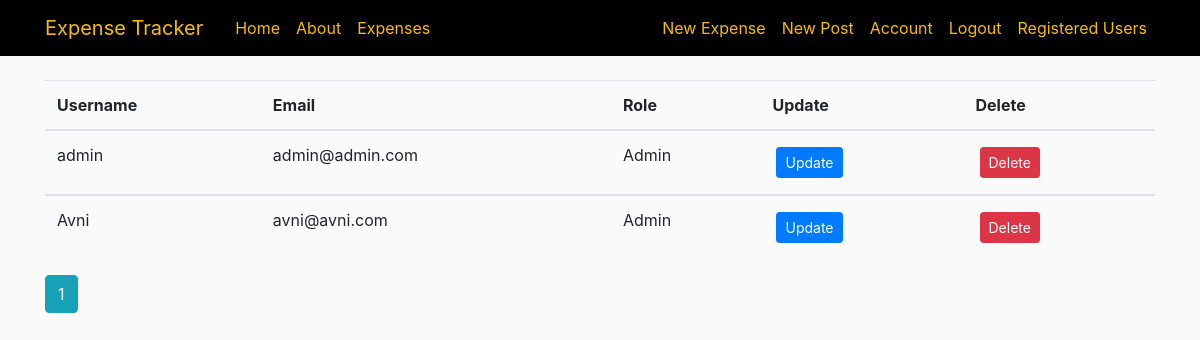
/registeredusers (signed in), run on an earlier commit of the app's database.
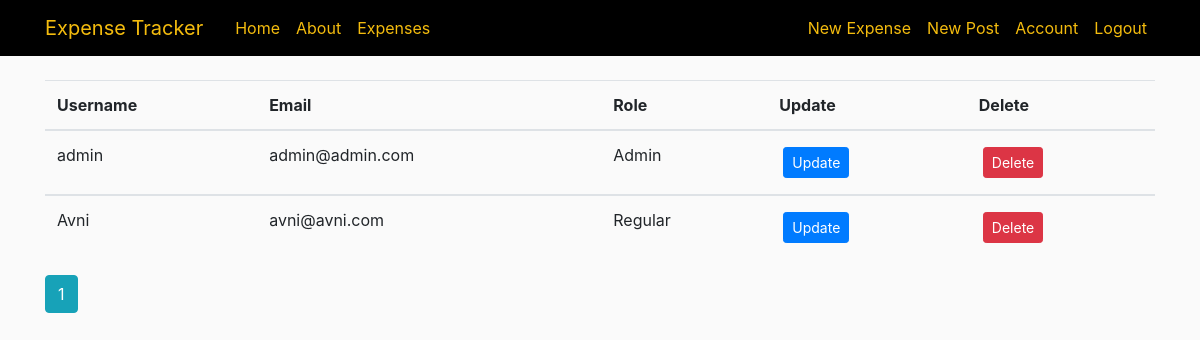
And on a later commit of the database.
### approot/models.py (models this page shows, shortened)
class User(db.Model, UserMixin):
    id = db.Column(db.Integer, primary_key=True)
    username = db.Column(db.String(20), unique=True, nullable=False)
    email = db.Column(db.String(120), unique=True, nullable=False)
    image_file = db.Column(db.String(20), nullable=False, default='default.jpg')
    password = db.Column(db.String(60), nullable=False)
    posts = db.relationship('Post', backref='author', cascade='all,delete', lazy=True)
    expenses = db.relationship('Expense', backref='author', cascade='all,delete', lazy=True)
    role = db.Column(db.String(15), nullable=False)

### approot/users/routes.py (the view)
@users.route("/registeredusers", methods=['GET', 'POST'])
@login_required
def registeredusers():
    page = request.args.get('page', 1, type=int)
    users = User.query.order_by(User.username.desc()).paginate(page=page, per_page=5)
    form = UpdateRegistredUsersForm()
    users_data = User.query.order_by(User.username.desc()).all()
    json_data = {}
    for user_data in users_data:
        json_data[user_data.id] = {'username': user_data.username, 'role': user_data.role, 'email': user_data.email}
    return render_template('user/registeredusers.html', title='Registered Users', form=form, users=users, json_data=json_data)

### approot/models.py (called while the page is built)
@login_manager.user_loader
def load_user(user_id):
    return User.query.get(int(user_id))

### approot/templates/user/registeredusers.html (shortened to what this page needs)
{% extends "layout.html" %}
{% import "bootstrap/wtf.html" as wtf %}
{% block content %}
<div>
  <table class="table table-hover" id="user_table">
    <thead>
        <tr>
            <th>Username</th>
            <th>Email</th>
            <th>Role</th>
            <th>Update</th>
            <th>Delete</th>
    </thead>
    {% for user in users.items %}
          <tbody>
            <tr row_id="{{ user.id }}">
                  <td><div class="row_data" edit_type="click" col_name="username">{{ user.username }}</div></td>
                  <td><div class="row_data" edit_type="click" col_name="email">{{ user.email }}</div></td>
                  <td><div class="row_data" edit_type="click" col_name="role">{{ user.role }}</div></td>
                  <td><button type="button" class="btn btn-primary btn-sm m-1" data-toggle="modal" data-target="#updateModal{{ user.id }}">Update</button></td>
                  <td><button type="button" class="btn btn-danger btn-sm m-1" data-toggle="modal" data-target="#deleteModal{{ user.id }}">Delete</button></td>
              </tr>
          </tbody>
    {% endfor %}
    </table>
    {% for page_num in users.iter_pages(left_edge=1, right_edge=1, left_current=1, right_current=2) %}
      {% if page_num %}
        {% if users.page == page_num %}
          <a class="btn btn-info mb-4" href="{{ url_for('users.registeredusers', page=page_num) }}">{{ page_num }}</a>
        {% else %}
          <a class="btn btn-outline-info mb-4" href="{{ url_for('users.registeredusers', page=page_num) }}">{{ page_num }}</a>
        {% endif %}
      {% else %}
        ...
      {% endif %}
    {% endfor %}
</div>
{% endblock content %}

What changed in the data, as far as the page shows it:
changed User "Avni": role "Admin" → "Regular"
Also different on the page:
text no longer shown: "Registered Users"
